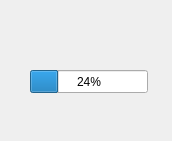
<?xml version="1.0" encoding="UTF-8"?>
<ui version="4.0">
 <class>ProgressDialog</class>
 <widget class="QDialog" name="ProgressDialog">
  <property name="geometry">
   <rect>
    <x>0</x>
    <y>0</y>
    <width>172</width>
    <height>141</height>
   </rect>
  </property>
  <property name="windowTitle">
   <string>Dialog</string>
  </property>
  <widget class="QProgressBar" name="trainingProgress">
   <property name="geometry">
    <rect>
     <x>30</x>
     <y>70</y>
     <width>118</width>
     <height>23</height>
    </rect>
   </property>
   <property name="value">
    <number>24</number>
   </property>
  </widget>
 </widget>
 <resources/>
 <connections/>
</ui>
